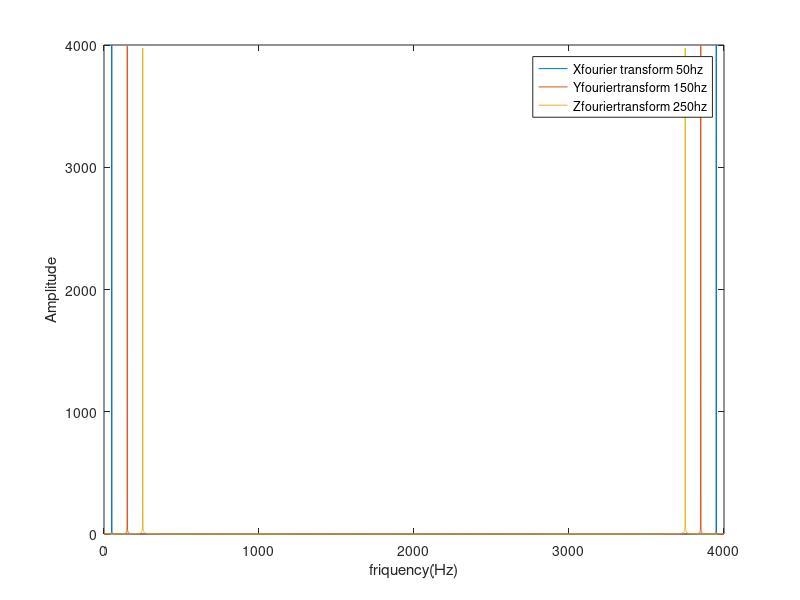
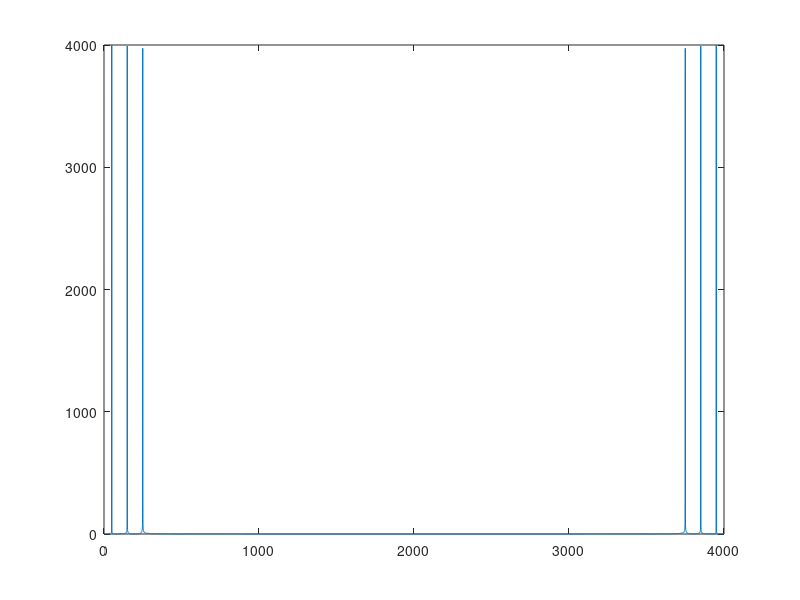

MATLAB code for these plots, in order:
clear;
A=1;
Fsampling=4000;
fX=50;
fY=150;
fZ=250;
t=0:1/Fsampling:2;
X=A*sin(2*pi*fX*t);
Y=A*sin(2*pi*fY*t);
Z=A*sin(2*pi*fZ*t);
figure();
%ploating waves;
fx = (0:length(X)-1)*(Fsampling/length(X));
fy = (0:length(Y)-1)*(Fsampling/length(Y));
fz = (0:length(Z)-1)*(Fsampling/length(Z));

%finding fourier Transform of signal X of 50hz
XfourierTransform=abs(fft(X));
%imaginary parts should not be ignored


%finding fourier Transform of signal Y of 150 hz
YfourierTransform=abs(fft(Y));


%finding fourier Transform of signal Z 250hz
ZfourierTransform=abs(fft(Z));
%imaginary parts should not be ignored

plot(fx,XfourierTransform);
hold on;
plot(fy,YfourierTransform);
plot(fz,ZfourierTransform);
legend('Xfourier transform 50hz','Yfouriertransform 150hz','Zfouriertransform 250hz');
xlabel("friquency(Hz)");
ylabel('Amplitude');
hold off;

figure(2);
finalWave=X+Z+Y;
fxyz = (0:length(finalWave)-1)*(Fsampling/length(finalWave));
fourierfinalWave=abs(fft(X+Z+Y));
plot(fxyz,fourierfinalWave);

